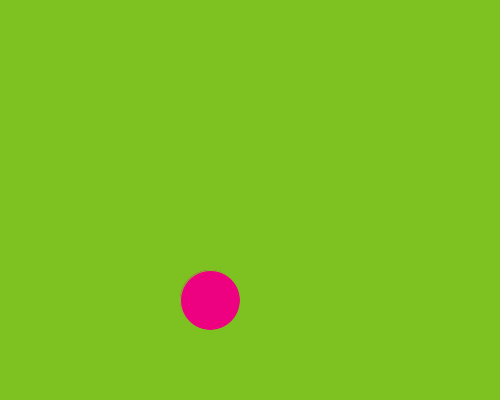
Frame 1 (no input)
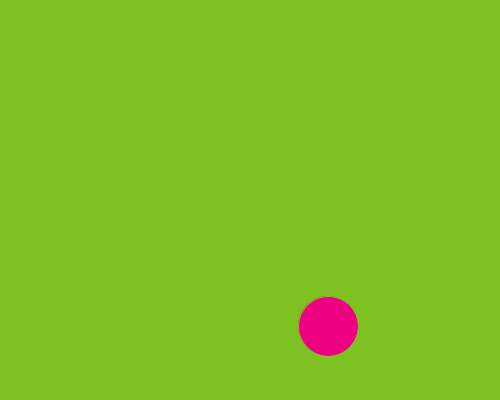
Frame 60 (the mouse pressed at the canvas centre just before this capture)
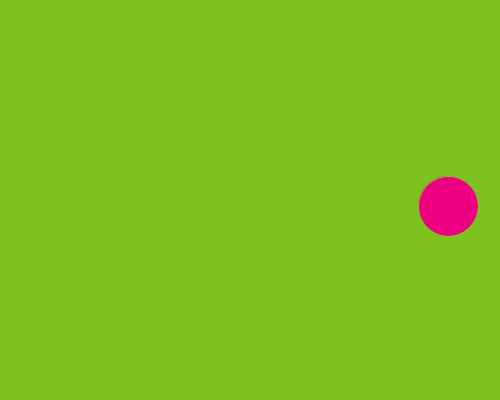
Frame 120 (the mouse held since frame 60 and released just before this capture)

The Processing sketch that drew these frames (run headless with seeded random() and noise(); from frame 60 on, the mouse is pressed at the canvas centre):

// Processing sketch: processing_71954
// ── processing_71954.pde

// Marcela Ortiz Rubio S
// Circle Bounce Homework
// 9/25/12

int circle_x = 210;
int circle_y = 300;//where the circle is onscreen
int circle_radius = 30; //how big is it?
int circle_x_speed = 2;
int circle_y_speed = 2;//how fast does it move?



void setup() {
  size(500, 400);
};
void draw() {
  background(125, 194, 33); //our giant eraser in the sky
  fill (237, 1, 128);
  stroke (125, 194, 33);
  ellipse(circle_x, circle_y, circle_radius*2, circle_radius*2);
   
  
 //  //////  //////  //////  //////  //////  //////  //////  //////  MOVE ON X
  circle_x = circle_x + circle_x_speed; //this is what actually "moves" the circle, but only left or right
  if ((circle_x + circle_radius > width) || (circle_x - circle_radius < 0)) {  //move other way
  //if the circle hits the left side OR right side of the screen
  //(plus the radius, so the edge, not the middle, of the circle bounces off the screen)
    // the: || means OR
    circle_x_speed = circle_x_speed * -1;    //make positive speed negative, or vice versa
   background (77, 84, 213);
     fill (251, 160, 61);
   ellipse(circle_x, circle_y, circle_radius*5, circle_radius*5);
  };
  //////  //////  //////  //////  //////  //////  //////  //////  MOVE ON Y
  circle_y = circle_y + circle_y_speed;//this is what actually "moves" the circle, but only up or down
  if ((circle_y + circle_radius > height) || (circle_y - circle_radius < 0)) {
      //if the circle hits the top OR bottom of the screen
    circle_y_speed = circle_y_speed * -1;
    background (252, 237, 0);
    fill (251, 71, 73);
    ellipse(circle_x, circle_y, circle_radius*5, circle_radius*5);
       //circle_y_speed *= -1; //This line is shorthand for the above line 
  }

};
